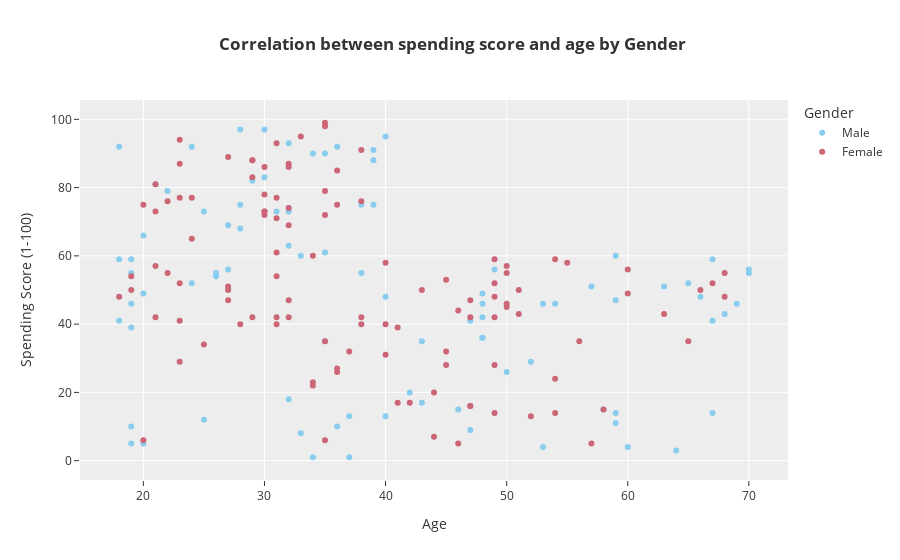

The notebook cell saved with this chart:
### Code cell
fig = px.scatter(data_frame=df, x="Age", y="Spending Score (1-100)", color="Gender",
                  color_discrete_sequence=px.colors.qualitative.Safe, 
                  title="<b> Correlation between spending score and age by Gender")
fig.show()

### Figure 1 — Plotly figure (JSON) as saved in the notebook; plotly's stock layout.template omitted (floating-point values rounded to 4 significant figures)
{"data": [{"hovertemplate": "Gender=Male<br>Age=%{x}<br>Spending Score (1-100)=%{y}<extra></extra>", "legendgroup": "Male", "marker": {"color": "rgb(136, 204, 238)", "symbol": "circle"}, "mode": "markers", "name": "Male", "orientation": "v", "showlegend": true, "type": "scatter", "x": [19, 21, 64, 67, 37, 22, 20, 52, 35, 25, 31, 29, 35, 60, 53, 18, 24, 48, 33, 59, 47, 69, 53, 70, 19, 63, 18, 19, 70, 59, 26, 40, 57, 38, 67, 48, 18, 48, 24, 48, 20, 67, 26, 49, 54, 68, 66, 65, 19, 27, 39, 43, 40, 59, 38, 47, 39, 20, 32, 19, 32, 25, 28, 48, 34, 43, 39, 37, 34, 19, 50, 42, 32, 40, 28, 36, 36, 58, 27, 59, 35, 46, 30, 28, 33, 32, 32, 30], "xaxis": "x", "y": [39, 81, 3, 14, 13, 79, 66, 29, 35, 73, 73, 82, 61, 4, 4, 92, 92, 36, 60, 60, 41, 46, 46, 56, 55, 51, 59, 59, 55, 47, 54, 48, 51, 55, 41, 46, 41, 49, 52, 42, 49, 59, 55, 56, 46, 43, 48, 52, 46, 56, 91, 35, 95, 11, 75, 9, 75, 5, 73, 10, 93, 12, 97, 36, 90, 17, 88, 1, 1, 5, 26, 20, 63, 13, 75, 10, 92, 15, 69, 14, 90, 15, 97, 68, 8, 74, 18, 83], "yaxis": "y"}, {"hovertemplate": "Gender=Female<br>Age=%{x}<br>Spending Score (1-100)=%{y}<extra></extra>", "legendgroup": "Female", "marker": {"color": "rgb(204, 102, 119)", "symbol": "circle"}, "mode": "markers", "name": "Female", "orientation": "v", "showlegend": true, "type": "scatter", "x": [20, 23, 31, 22, 35, 23, 30, 35, 58, 24, 35, 35, 46, 54, 45, 40, 23, 21, 49, 21, 42, 30, 36, 20, 65, 31, 49, 24, 50, 27, 29, 31, 49, 31, 50, 51, 27, 67, 54, 43, 68, 32, 47, 60, 60, 45, 23, 49, 46, 21, 55, 22, 34, 50, 68, 40, 32, 47, 27, 23, 49, 21, 66, 19, 38, 18, 19, 63, 49, 51, 50, 38, 40, 23, 31, 25, 31, 29, 44, 35, 57, 28, 32, 32, 34, 44, 38, 47, 27, 30, 30, 56, 29, 31, 36, 33, 36, 52, 30, 37, 32, 29, 41, 54, 41, 36, 34, 32, 38, 47, 35, 45], "xaxis": "x", "y": [6, 77, 40, 76, 6, 94, 72, 99, 15, 77, 35, 98, 5, 14, 32, 31, 87, 73, 14, 81, 17, 73, 26, 75, 35, 61, 28, 65, 55, 47, 42, 42, 52, 54, 45, 50, 51, 52, 59, 50, 48, 47, 42, 49, 56, 53, 52, 42, 44, 57, 58, 55, 60, 46, 55, 40, 42, 47, 50, 41, 48, 42, 50, 54, 42, 48, 50, 43, 59, 43, 57, 40, 58, 29, 77, 34, 71, 88, 7, 72, 5, 40, 87, 74, 22, 20, 76, 16, 89, 78, 73, 35, 83, 93, 75, 95, 27, 13, 86, 32, 86, 88, 39, 24, 17, 85, 23, 69, 91, 16, 79, 28], "yaxis": "y"}], "layout": {"legend": {"title": {"text": "Gender"}, "tracegroupgap": 0}, "title": {"text": "<b> Correlation between spending score and age by Gender"}, "xaxis": {"anchor": "y", "domain": [0, 1], "title": {"text": "Age"}}, "yaxis": {"anchor": "x", "domain": [0, 1], "title": {"text": "Spending Score (1-100)"}}}}
